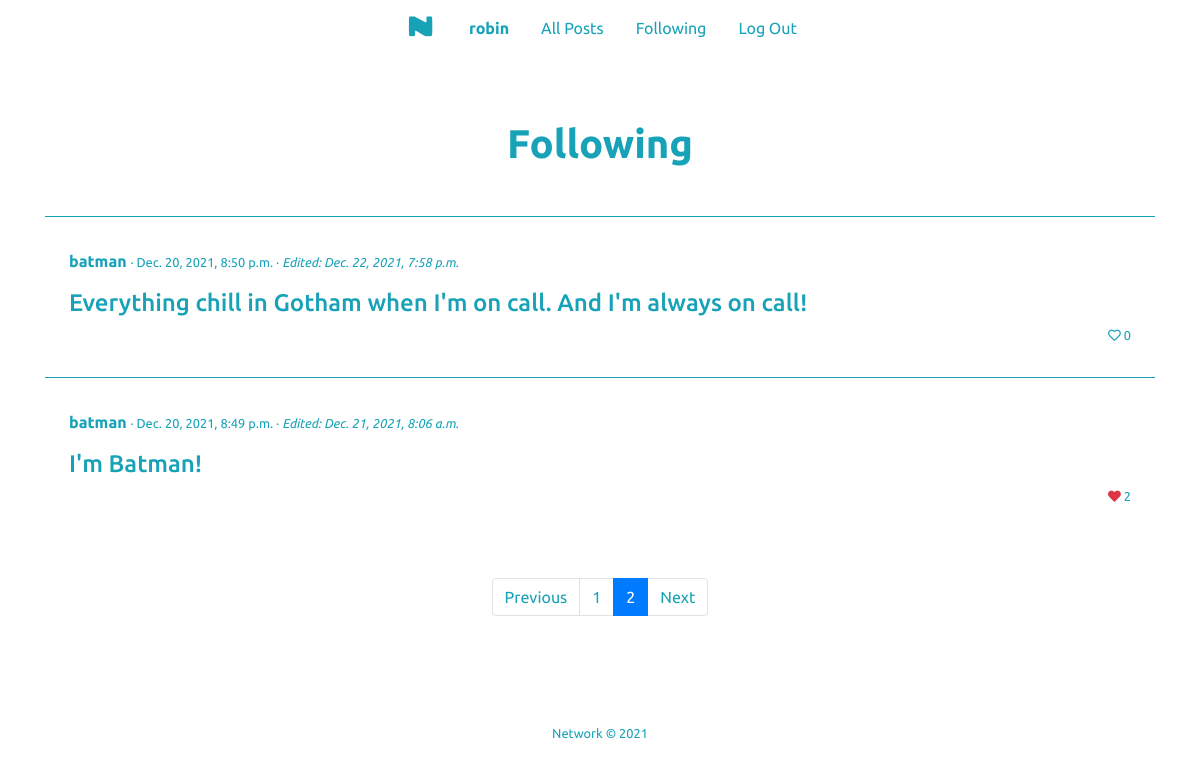
The page /network/following?page=2 (signed in) on the database its author committed.
### network/models.py (models this page shows, shortened)
class User(AbstractUser):
    pass

class Post(models.Model):
    text = models.TextField(max_length=300)
    author = models.ForeignKey("User", on_delete=models.PROTECT, related_name="post_author")
    timestamp = models.DateTimeField(auto_now_add=True)
    modified = models.DateTimeField(auto_now=True)
    liked = models.ManyToManyField("User", blank=True, related_name="likedby")

### network/views.py (the view)
# urls.py: path("network/following", views.following, name="following"),
@login_required
def following(request):
    userinfo = User.objects.get(username=request.user)
    following = Following.objects.filter(user_id=userinfo).values_list('following', flat=True)
    postslist = Post.objects.filter(author__in=following).order_by("-timestamp")
    paginator = Paginator(postslist, 10) # Show 10 posts per page.
    page = request.GET.get('page', 1)
    try:
        posts = paginator.page(page)
    except PageNotAnInteger:
        posts = paginator.page(1)
    except EmptyPage:
        posts = paginator.page(paginator.num_pages)
    return render(request, "network/following.html", {
        "posts": posts,
        "user": userinfo
    })

### network/templates/network/following.html (shortened to what this page needs)
{% extends "network/layout.html" %}
{% load static %}
{% block body %}
    <div class="container mt-5 pt-3">
        <h1 class="text-info mb-5 text-center font-weight-bold">Following</h1>
        {% for post in posts %}
        <div class="border border-info border-bottom-0 border-left-0 border-right-0 text-info mb-2">
            <div class="mt-4 py-2 px-4">
                <p>
                    <span><a href="{% url 'profile' post.author %}" class="viewprofile text-info font-weight-bold">{{ post.author }}</a></span>
                    {% if post.timestamp == post.modified %}
                        <span class="small"> · {{ post.timestamp }}</span>
                    {% else %}
                        <span class="small"> · {{ post.timestamp }} · <em>Edited: {{ post.modified }}</em></span>
                    {% endif %}
                </p>
                <h4 class="mt4">{{ post.text }}</h4>
                {% if user.is_authenticated %}
                    {% if user == post.author %}
                        <p class="small text-right">
                            <i class='far fa-heart heart like-author no-drop'></i> {{ post.liked.all.count }}
                        </p>
                    {% else %}
                        {% if user in post.liked.all %}
                            <p class="small text-right">
                                <i data-postid="{{ post.id }}" class='fas fa-heart text-danger heart heart-dislike'></i> {{ post.liked.all.count }}
                            </p>
                        {% else %}
                            <p class="small text-right">
                                <i data-postid="{{ post.id }}" class='far fa-heart heart heart-like'></i> {{ post.liked.all.count }}
                            </p>
                        {% endif %}
                    {% endif %}
                {% else %}
                    <p class="small text-right">
                        <i class='far fa-heart heart like-nonuser no-drop'></i> {{ post.liked.all.count }}
                    </p>
                {% endif %}
            </div>
        </div>
        {% empty %}
        <p>Ops! You don't follow anynone yet. Go follow some users and their posts will appear here! :)</p>
        {% endfor %}
        {% if posts.has_other_pages %}
        <ul class="pagination justify-content-center mt-5">
            {% if posts.has_previous %}
                <li class="page-item"><a href="?page={{ posts.previous_page_number }}" class="page-link text-info">Previous</a></li>
            {% else %}
                <li class="page-item disabled"><span class="page-link text-info">Previous</span></li>
            {% endif %}
            {% for i in posts.paginator.page_range %}
                {% if posts.number == i %}
                    <li class="page-item active activemine"><span class="page-link">{{ i }}</span></li>
                {% else %}
                    <li class="page-item"><a class="page-link text-info" href="?page={{ i }}">{{ i }}</a></li>
                {% endif %}
            {% endfor %}
            {% if posts.has_next %}
                <li class="page-item"><a href="?page={{ posts.next_page_number }}" class="page-link text-info">Next</a></li>
            {% else %}
                <li class="page-item disabled"><span class="page-link text-info">Next</span></li>
            {% endif %}
        </ul>
        {% endif %}
    </div>
{% endblock %}

### network/templates/network/layout.html (shortened to what this page needs)
{% load static %}
<!DOCTYPE html>
<html lang="en">
    <head>
        <link rel="stylesheet" href="https://stackpath.bootstrapcdn.com/bootstrap/4.4.1/css/bootstrap.min.css">
        <link href="{% static 'network/styles.css' %}" rel="stylesheet">
        <link rel="stylesheet" href="https://use.fontawesome.com/releases/v5.7.0/css/all.css">
    </head>
    <body class="d-flex flex-column min-vh-100">
        <nav class="navbar navbar-expand-lg bg-white justify-content-center">
            <div>
              <ul class="navbar-nav mr-auto">
                <li class="nav-item"><a class="nav-link text-info" href="{% url 'index' %}"><img src="{% static 'network/logo-nobg-xs.png' %}" class="logonav"></a></li>
                {% if user.is_authenticated %}
                    <li class="nav-item">
                        <a class="nav-link text-info px-3" href="{% url 'profile' user.username %}"><strong>{{ user.username }}</strong></a>
                    </li>
                {% endif %}
                <li class="nav-item">
                    <a class="nav-link text-info px-3" href="{% url 'allposts' %}">All Posts</a>
                </li>
                {% if user.is_authenticated %}
                    <li class="nav-item">
                        <a class="nav-link text-info px-3" href="{% url 'following' %}">Following</a>
                    </li>
                    <li class="nav-item">
                        <a class="nav-link text-info px-3" href="{% url 'logout' %}">Log Out</a>
                    </li>
                {% endif %}
              </ul>
            </div>
        </nav>
        <div class="body mb-5">
            {% block body %}
            {% endblock %}
        </div>
        <footer class="text-info text-center small mt-auto pt-4">Network &#169; 2021</footer>
    </body>
</html>

### network/static/network/styles.css (style rules this page uses)
:root { --blueinfo: #17a2b8; --blueinfohover: #138496; }
body { font-family: 'Ubuntu', sans-serif; }
footer { height: 100px; color: rgba(255,255,255,.5); }
.logonav { display: block; margin-left: auto; margin-right: auto; width: 50%; }
.activemine { background-color: var(--blueinfo) !important; color: white !important; }

### rows shown on the page
User: username "robin"
Post: author "batman", timestamp "Dec. 20, 2021, 8:50 p.m.", modified "Dec. 22, 2021, 7:58 p.m.", text "Everything chill in Gotham when I'm on call. And I'm always on call!", liked.all.count "0"
Post: author "batman", timestamp "Dec. 20, 2021, 8:49 p.m.", modified "Dec. 21, 2021, 8:06 a.m.", text "I'm Batman!", liked.all.count "2"

### other values the page prints
{{ i }} "1"
{{ i }} "2"
